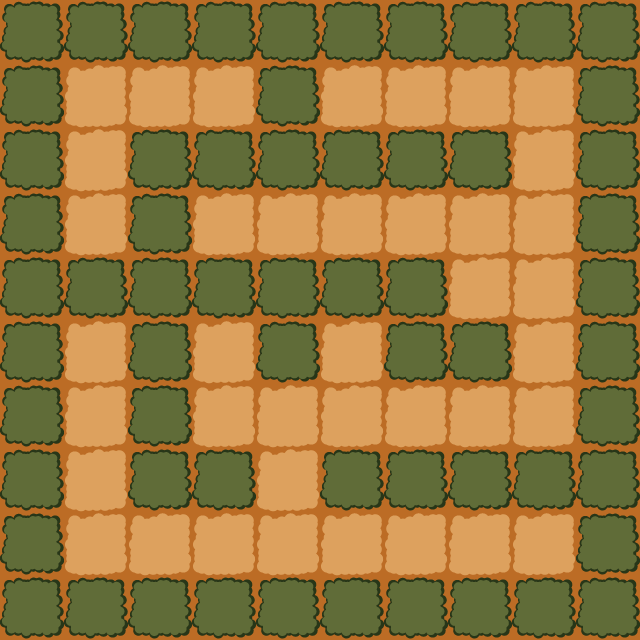

Tiled map render using the project's own tile images. Description and the whole map definition, tile-layer contents included, below:
An orthogonal 10x10 tile map with 64x64 px tiles, 2 tile layers (floor, wall).

<map version="1.4" tiledversion="1.4.3" orientation="orthogonal" renderorder="right-down" width="10" height="10" tilewidth="64" tileheight="64" infinite="0" nextlayerid="3" nextobjectid="1">
 <editorsettings>
  <export target="earth.tmx" format="tmx" />
 </editorsettings>
 <tileset firstgid="1" name="ground" tilewidth="64" tileheight="64" tilecount="2" columns="0">
  <grid orientation="orthogonal" width="1" height="1" />
  <tile id="0">
   <image width="64" height="64" source="../textures/path.png" />
  </tile>
  <tile id="1">
   <image width="64" height="64" source="../textures/wall.png" />
  </tile>
 </tileset>
 <layer id="1" name="floor" width="10" height="10">
  <data encoding="csv">
1,1,1,1,1,1,1,1,1,1,
1,1,1,1,1,1,1,1,1,1,
1,1,1,1,1,1,1,1,1,1,
1,1,1,1,1,1,1,1,1,1,
1,1,1,1,1,1,1,1,1,1,
1,1,1,1,1,1,1,1,1,1,
1,1,1,1,1,1,1,1,1,1,
1,1,1,1,1,1,1,1,1,1,
1,1,1,1,1,1,1,1,1,1,
1,1,1,1,1,1,1,1,1,1
</data>
 </layer>
 <layer id="2" name="wall" width="10" height="10">
  <properties>
   <property name="collide" type="bool" value="true" />
  </properties>
  <data encoding="csv">
2,2,2,2,2,2,2,2,2,2,
2,0,0,0,2,0,0,0,0,2,
2,0,2,2,2,2,2,2,0,2,
2,0,2,0,0,0,0,0,0,2,
2,2,2,2,2,2,2,0,0,2,
2,0,2,0,2,0,2,2,0,2,
2,0,2,0,0,0,0,0,0,2,
2,0,2,2,0,2,2,2,2,2,
2,0,0,0,0,0,0,0,0,2,
2,2,2,2,2,2,2,2,2,2
</data>
 </layer>
</map>
